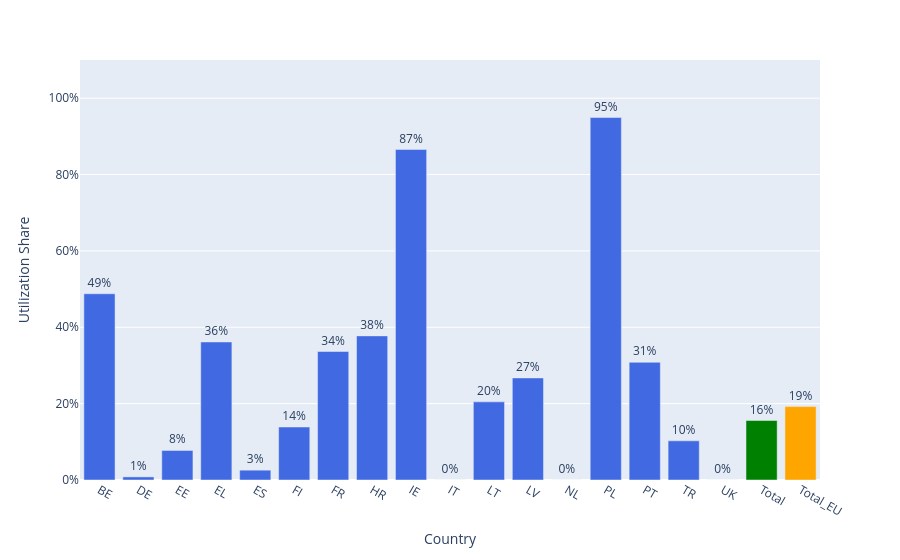

The notebook cell this image was saved under:
### Code cell
bar_fig = plot_bar_chart(utilization_summary)

### Figure 1 — Plotly figure (JSON) as saved in the notebook; plotly's stock layout.template omitted (floating-point values rounded to 4 significant figures)
{"data": [{"alignmentgroup": "True", "hovertemplate": "Country=%{x}<br>Utilization Share=%{y}<br>text=%{text}<extra></extra>", "legendgroup": "", "marker": {"color": "royalblue", "pattern": {"shape": ""}}, "name": "", "offsetgroup": "", "orientation": "v", "showlegend": false, "text": ["49%", "1%", "8%", "36%", "3%", "14%", "34%", "38%", "87%", "0%", "20%", "27%", "0%", "95%", "31%", "10%", "0%"], "textposition": "outside", "type": "bar", "x": ["BE", "DE", "EE", "EL", "ES", "FI", "FR", "HR", "IE", "IT", "LT", "LV", "NL", "PL", "PT", "TR", "UK"], "xaxis": "x", "y": [0.4877, 0.008109, 0.07736, 0.3615, 0.02577, 0.1388, 0.3365, 0.3774, 0.8655, 0, 0.2046, 0.2674, 0, 0.9493, 0.3082, 0.1026, 0], "yaxis": "y"}, {"alignmentgroup": "True", "hovertemplate": "Country=%{x}<br>Utilization Share=%{y}<br>text=%{text}<extra></extra>", "legendgroup": "", "marker": {"color": "green", "pattern": {"shape": ""}}, "name": "", "offsetgroup": "", "orientation": "v", "showlegend": false, "text": ["16%"], "textposition": "outside", "type": "bar", "x": ["Total"], "xaxis": "x", "y": [0.1558], "yaxis": "y"}, {"alignmentgroup": "True", "hovertemplate": "Country=%{x}<br>Utilization Share=%{y}<br>text=%{text}<extra></extra>", "legendgroup": "", "marker": {"color": "orange", "pattern": {"shape": ""}}, "name": "", "offsetgroup": "", "orientation": "v", "showlegend": false, "text": ["19%"], "textposition": "outside", "type": "bar", "x": ["Total_EU"], "xaxis": "x", "y": [0.1923], "yaxis": "y"}], "layout": {"barmode": "relative", "legend": {"tracegroupgap": 0}, "margin": {"t": 60}, "showlegend": false, "xaxis": {"anchor": "y", "domain": [0, 1], "title": {"text": "Country"}}, "yaxis": {"anchor": "x", "domain": [0, 1], "range": [0, 1.1], "tickformat": ".0%", "title": {"text": "Utilization Share"}}}}
